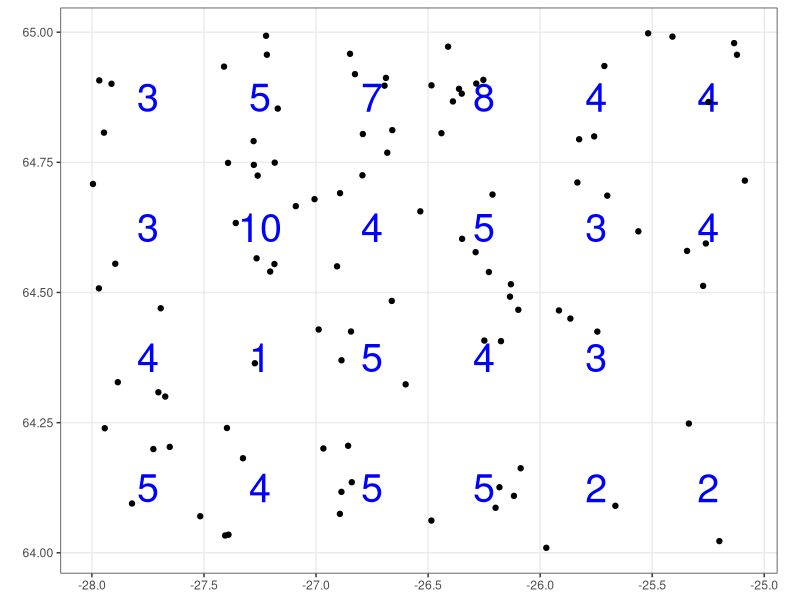
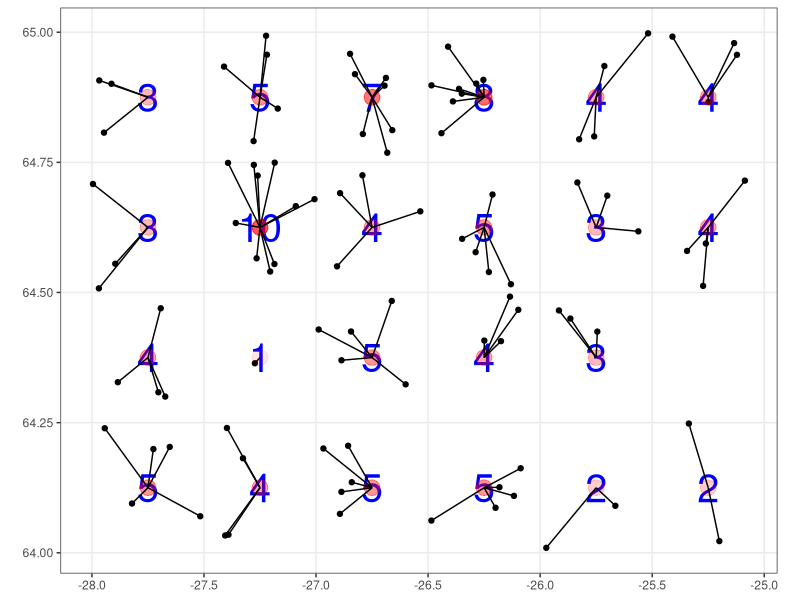
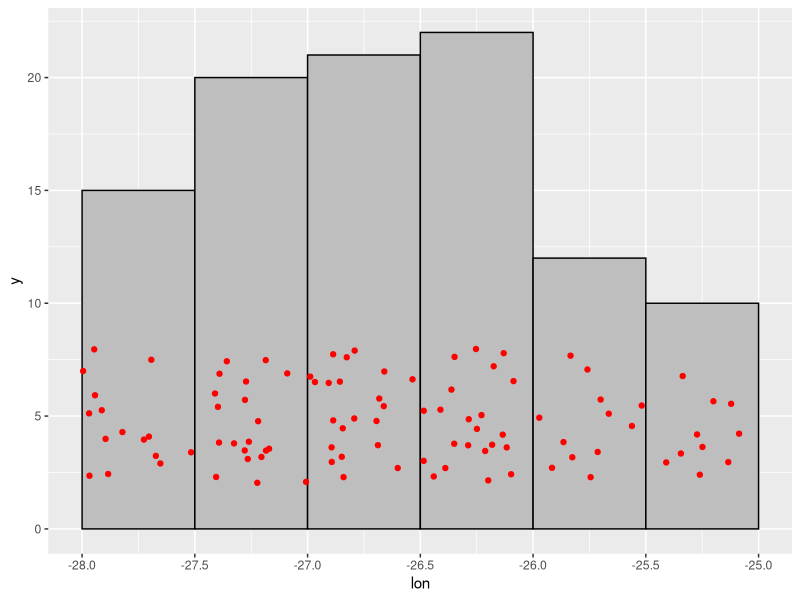
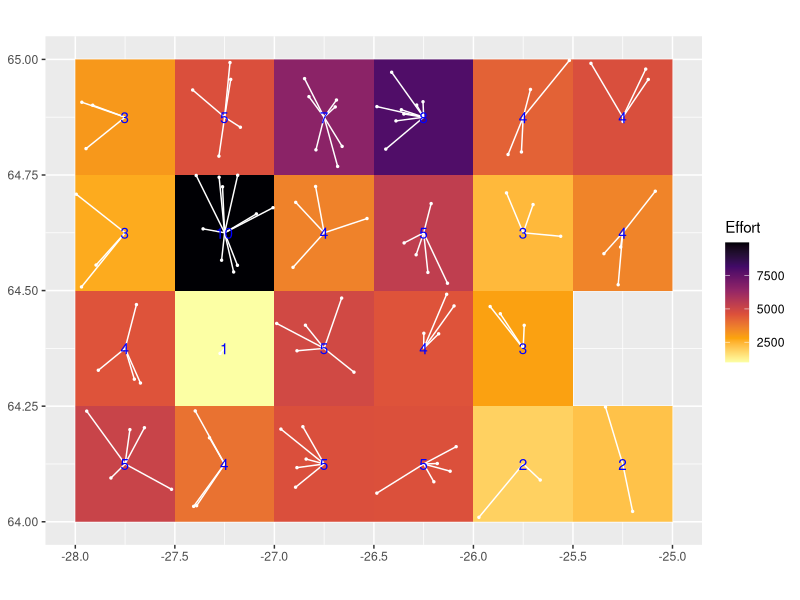

Here is the R script that generated these plots, in order:
## ---- chunk 1
knitr::opts_chunk$set(echo = TRUE, message = FALSE, warning = FALSE)
## ---- chunk 2
library(tidyverse)
library(rmarkdown)
## ---- chunk 3
grade <- function(x, dx) {
  brks <- seq(floor(min(x)), ceiling(max(x)),dx)
  ints <- findInterval(x, brks, all.inside = TRUE)
  x <- (brks[ints] + brks[ints + 1]) / 2
  return(x)
}
encode_zchords <- function(x, y, dx = 1, dy = 0.5 * dx, invalids = TRUE) {
  
  x <- grade(x, dx)
  y <- grade(y, dy)
  
  if(invalids) {
    x <- ifelse(x >= -180 & x <= 180, x, NA)
    y <- ifelse(y >= -90  & y <= 90 , y, NA)
  }
  
  return(paste(round(x,6), round(y,6), sep = ":"))
  
}
set.seed(314)
df <- 
  data_frame(lon =    runif(n = 1e2, min = -28, max = -25),
             lat =    runif(n = 1e2, min =  64, max =  65),
             effort = rnorm(n = 1e2, mean = 1000, sd = 200)) %>% 
  mutate(sq = encode_zchords(lon, lat, dx = 0.5, dy = 0.25),
         type = "zchords") %>% 
  separate(sq, c("lon2", "lat2"), sep = ":", convert = TRUE, remove = FALSE)
d <- 
  df %>% 
  mutate(sq = encode_zchords(lon, lat, dx = 0.5, dy = 0.25),
         type = "zchords") %>% 
  group_by(sq) %>% 
  summarise(n = n()) %>%
  separate(sq, c("lon2", "lat2"), sep = ":", convert = TRUE, remove = FALSE) %>% 
  mutate(name = letters[1:n()])

p <- 
  d %>% 
  ggplot() +
  theme_bw() +
  geom_text(aes(lon2, lat2, label = n), size = 10, colour = "blue") +
  geom_point(data = df, aes(lon, lat)) +
  coord_quickmap() +
  theme(legend.position = "none") +
  scale_x_continuous(breaks = seq(-28, -25, by = 0.5)) +
  theme(panel.grid.minor = element_line(colour = NA)) +
  labs(x = NULL, y = NULL)
p
## ---- chunk 4
p +
  geom_point(data = df, aes(lon2, lat2), colour = "red", size = 5, alpha = 0.1) +
  geom_segment(data = df, aes(lon, lat, xend = lon2, yend = lat2))
## ---- chunk 5
set.seed(314) # for the love of pi
d <- 
  data_frame(lon =    runif(n = 1e2, min = -28, max = -25),
             lat =    runif(n = 1e2, min =  64, max =  65),
             effort = rnorm(n = 1e2, mean = 1000, sd = 200))
## ---- chunk 6
d %>% 
  ggplot() +
  geom_histogram(aes(lon), breaks = seq(-28, -25, by = 0.5), 
                 fill = "grey", colour = "black") +
  geom_jitter(aes(lon, y = 5), width = 0, height = 3, colour = "red") +
  scale_x_continuous(breaks = seq(-28, -25, by = 0.5))
## ---- chunk 7
x <- d$lon
dx <- 0.5
## ---- chunk 8
brks <- seq(floor(min(x)), ceiling(max(x)), dx)
brks
## ---- chunk 9
# By using the argument all.inside = TRUE we assign the point to the lower break/interval position.
ints <- findInterval(x, brks, all.inside = TRUE)
ints
## ---- chunk 10
table(ints)
## ---- chunk 11
x <- (brks[ints] + brks[ints + 1]) / 2
x
## ---- chunk 12
grade <- function(x, dx) {
  brks <- seq(floor(min(x)), ceiling(max(x)),dx)
  ints <- findInterval(x, brks, all.inside = TRUE)
  x <- (brks[ints] + brks[ints + 1]) / 2
  return(x)
}
## ---- chunk 13
d %>% 
  mutate(glon = grade(lon, dx = dx)) %>% 
  group_by(glon) %>% 
  summarise(n = n()) %>% 
  knitr::kable()
## ---- chunk 14
d <- 
  d %>% 
  mutate(glon = grade(lon, dx = 0.50),
         glat = grade(lat, dx = 0.25))
d %>% paged_table()
## ---- chunk 15
df <-
  d %>% 
  group_by(glon, glat) %>% 
  summarise(n = n(),
            m = mean(effort),
            s = sum(effort),
            sd = sd(effort))
# etc.
df %>% ungroup() %>% paged_table()
## ---- chunk 16
df %>% 
  ungroup() %>% 
  ggplot(aes(glon, glat)) +
  geom_raster(aes(fill = s)) +
  geom_point(data = d, aes(lon, lat), colour = "white", size = 0.5) +
  geom_segment(data = d, aes(xend = lon, yend = lat), colour = "white") +
  geom_text(aes(label = n), colour = "blue") +
  scale_fill_viridis_c(option = "B", direction = -1) +
  scale_x_continuous(breaks = seq(-28, -25, by = 0.5)) +
  coord_quickmap() +
  labs(x = NULL, y = NULL, fill = "Effort")
